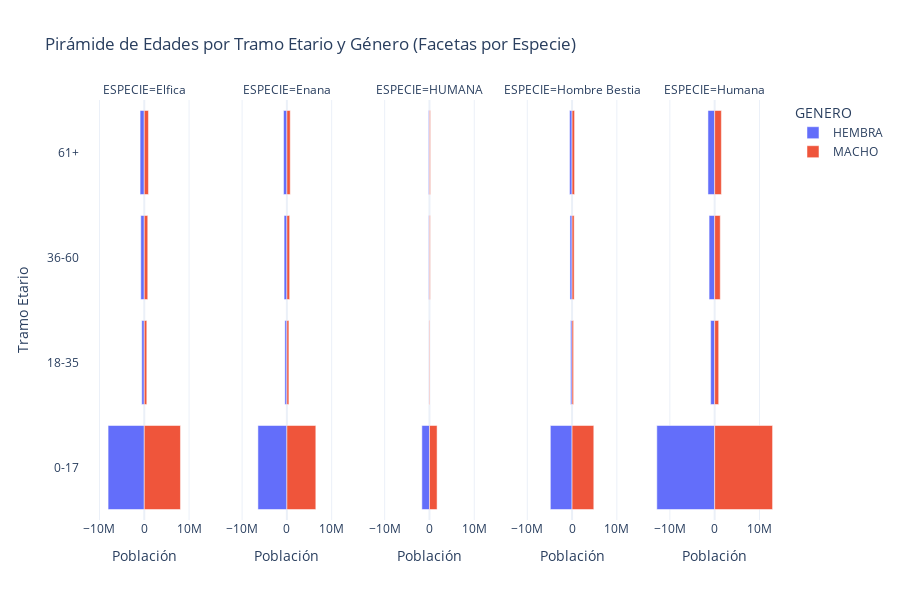

Here is the notebook cell this chart was saved with:
### Code cell
import plotly.express as px
import pandas as pd

# Cargar el dataset
df_tramos = pd.read_csv("tramos_edad.csv")

# Preparar valores para la pirámide
df = df_tramos[df_tramos["GENERO"].isin(["HEMBRA", "MACHO"])].copy()
df["valor"] = df.apply(lambda row: -row["CANTIDAD"] if row["GENERO"] == "HEMBRA" else row["CANTIDAD"], axis=1)
df["TRAMO"] = pd.Categorical(df["TRAMO"], categories=["0-17", "18-35", "36-60", "61+"], ordered=True)

# Crear gráfico con una faceta por especie
fig = px.bar(
    df,
    x="valor",
    y="TRAMO",
    color="GENERO",
    facet_col="ESPECIE",
    orientation="h",
    title="Pirámide de Edades por Tramo Etario y Género (Facetas por Especie)",
    labels={"valor": "Población", "TRAMO": "Tramo Etario"},
    height=600,
    width=900,
)

fig.update_layout(barmode="relative", template="plotly_white")
fig.show()

### Figure 1 — Plotly figure (JSON) as saved in the notebook; plotly's stock layout.template omitted (floating-point values rounded to 4 significant figures)
{"data": [{"alignmentgroup": "True", "hovertemplate": "GENERO=HEMBRA<br>ESPECIE=Elfica<br>Población=%{x}<br>Tramo Etario=%{y}<extra></extra>", "legendgroup": "HEMBRA", "marker": {"color": "#636efa", "pattern": {"shape": ""}}, "name": "HEMBRA", "offsetgroup": "HEMBRA", "orientation": "h", "showlegend": true, "textposition": "auto", "type": "bar", "x": [-8078275, -561484, -778644, -934889], "xaxis": "x", "y": ["0-17", "18-35", "36-60", "61+"], "yaxis": "y"}, {"alignmentgroup": "True", "hovertemplate": "GENERO=HEMBRA<br>ESPECIE=Enana<br>Población=%{x}<br>Tramo Etario=%{y}<extra></extra>", "legendgroup": "HEMBRA", "marker": {"color": "#636efa", "pattern": {"shape": ""}}, "name": "HEMBRA", "offsetgroup": "HEMBRA", "orientation": "h", "showlegend": false, "textposition": "auto", "type": "bar", "x": [-6465677, -448493, -622241, -749967], "xaxis": "x2", "y": ["0-17", "18-35", "36-60", "61+"], "yaxis": "y2"}, {"alignmentgroup": "True", "hovertemplate": "GENERO=HEMBRA<br>ESPECIE=HUMANA<br>Población=%{x}<br>Tramo Etario=%{y}<extra></extra>", "legendgroup": "HEMBRA", "marker": {"color": "#636efa", "pattern": {"shape": ""}}, "name": "HEMBRA", "offsetgroup": "HEMBRA", "orientation": "h", "showlegend": false, "textposition": "auto", "type": "bar", "x": [-1698390, -118022, -163694, -197231], "xaxis": "x3", "y": ["0-17", "18-35", "36-60", "61+"], "yaxis": "y3"}, {"alignmentgroup": "True", "hovertemplate": "GENERO=HEMBRA<br>ESPECIE=Hombre Bestia<br>Población=%{x}<br>Tramo Etario=%{y}<extra></extra>", "legendgroup": "HEMBRA", "marker": {"color": "#636efa", "pattern": {"shape": ""}}, "name": "HEMBRA", "offsetgroup": "HEMBRA", "orientation": "h", "showlegend": false, "textposition": "auto", "type": "bar", "x": [-4848779, -337267, -466961, -562538], "xaxis": "x4", "y": ["0-17", "18-35", "36-60", "61+"], "yaxis": "y4"}, {"alignmentgroup": "True", "hovertemplate": "GENERO=HEMBRA<br>ESPECIE=Humana<br>Población=%{x}<br>Tramo Etario=%{y}<extra></extra>", "legendgroup": "HEMBRA", "marker": {"color": "#636efa", "pattern": {"shape": ""}}, "name": "HEMBRA", "offsetgroup": "HEMBRA", "orientation": "h", "showlegend": false, "textposition": "auto", "type": "bar", "x": [-12914571, -897311, -1245628, -1497039], "xaxis": "x5", "y": ["0-17", "18-35", "36-60", "61+"], "yaxis": "y5"}, {"alignmentgroup": "True", "hovertemplate": "GENERO=MACHO<br>ESPECIE=Elfica<br>Población=%{x}<br>Tramo Etario=%{y}<extra></extra>", "legendgroup": "MACHO", "marker": {"color": "#EF553B", "pattern": {"shape": ""}}, "name": "MACHO", "offsetgroup": "MACHO", "orientation": "h", "showlegend": true, "textposition": "auto", "type": "bar", "x": [8078624, 561342, 777767, 934723], "xaxis": "x", "y": ["0-17", "18-35", "36-60", "61+"], "yaxis": "y"}, {"alignmentgroup": "True", "hovertemplate": "GENERO=MACHO<br>ESPECIE=Enana<br>Población=%{x}<br>Tramo Etario=%{y}<extra></extra>", "legendgroup": "MACHO", "marker": {"color": "#EF553B", "pattern": {"shape": ""}}, "name": "MACHO", "offsetgroup": "MACHO", "orientation": "h", "showlegend": false, "textposition": "auto", "type": "bar", "x": [6462025, 448301, 621815, 749642], "xaxis": "x2", "y": ["0-17", "18-35", "36-60", "61+"], "yaxis": "y2"}, {"alignmentgroup": "True", "hovertemplate": "GENERO=MACHO<br>ESPECIE=HUMANA<br>Población=%{x}<br>Tramo Etario=%{y}<extra></extra>", "legendgroup": "MACHO", "marker": {"color": "#EF553B", "pattern": {"shape": ""}}, "name": "MACHO", "offsetgroup": "MACHO", "orientation": "h", "showlegend": false, "textposition": "auto", "type": "bar", "x": [1700160, 118331, 163718, 197823], "xaxis": "x3", "y": ["0-17", "18-35", "36-60", "61+"], "yaxis": "y3"}, {"alignmentgroup": "True", "hovertemplate": "GENERO=MACHO<br>ESPECIE=Hombre Bestia<br>Población=%{x}<br>Tramo Etario=%{y}<extra></extra>", "legendgroup": "MACHO", "marker": {"color": "#EF553B", "pattern": {"shape": ""}}, "name": "MACHO", "offsetgroup": "MACHO", "orientation": "h", "showlegend": false, "textposition": "auto", "type": "bar", "x": [4850268, 337091, 465803, 562393], "xaxis": "x4", "y": ["0-17", "18-35", "36-60", "61+"], "yaxis": "y4"}, {"alignmentgroup": "True", "hovertemplate": "GENERO=MACHO<br>ESPECIE=Humana<br>Población=%{x}<br>Tramo Etario=%{y}<extra></extra>", "legendgroup": "MACHO", "marker": {"color": "#EF553B", "pattern": {"shape": ""}}, "name": "MACHO", "offsetgroup": "MACHO", "orientation": "h", "showlegend": false, "textposition": "auto", "type": "bar", "x": [12928958, 898176, 1246327, 1500196], "xaxis": "x5", "y": ["0-17", "18-35", "36-60", "61+"], "yaxis": "y5"}], "layout": {"annotations": [{"font": {}, "showarrow": false, "text": "ESPECIE=Elfica", "x": 0.092, "xanchor": "center", "xref": "paper", "y": 1, "yanchor": "bottom", "yref": "paper"}, {"font": {}, "showarrow": false, "text": "ESPECIE=Enana", "x": 0.296, "xanchor": "center", "xref": "paper", "y": 1, "yanchor": "bottom", "yref": "paper"}, {"font": {}, "showarrow": false, "text": "ESPECIE=HUMANA", "x": 0.5, "xanchor": "center", "xref": "paper", "y": 1, "yanchor": "bottom", "yref": "paper"}, {"font": {}, "showarrow": false, "text": "ESPECIE=Hombre Bestia", "x": 0.704, "xanchor": "center", "xref": "paper", "y": 1, "yanchor": "bottom", "yref": "paper"}, {"font": {}, "showarrow": false, "text": "ESPECIE=Humana", "x": 0.908, "xanchor": "center", "xref": "paper", "y": 1, "yanchor": "bottom", "yref": "paper"}], "barmode": "relative", "height": 600, "legend": {"title": {"text": "GENERO"}, "tracegroupgap": 0}, "title": {"text": "Pirámide de Edades por Tramo Etario y Género (Facetas por Especie)"}, "width": 900, "xaxis": {"anchor": "y", "domain": [0, 0.184], "title": {"text": "Población"}}, "xaxis2": {"anchor": "y2", "domain": [0.204, 0.388], "matches": "x", "title": {"text": "Población"}}, "xaxis3": {"anchor": "y3", "domain": [0.408, 0.592], "matches": "x", "title": {"text": "Población"}}, "xaxis4": {"anchor": "y4", "domain": [0.612, 0.796], "matches": "x", "title": {"text": "Población"}}, "xaxis5": {"anchor": "y5", "domain": [0.816, 1], "matches": "x", "title": {"text": "Población"}}, "yaxis": {"anchor": "x", "domain": [0, 1], "title": {"text": "Tramo Etario"}}, "yaxis2": {"anchor": "x2", "domain": [0, 1], "matches": "y", "showticklabels": false}, "yaxis3": {"anchor": "x3", "domain": [0, 1], "matches": "y", "showticklabels": false}, "yaxis4": {"anchor": "x4", "domain": [0, 1], "matches": "y", "showticklabels": false}, "yaxis5": {"anchor": "x5", "domain": [0, 1], "matches": "y", "showticklabels": false}}}
